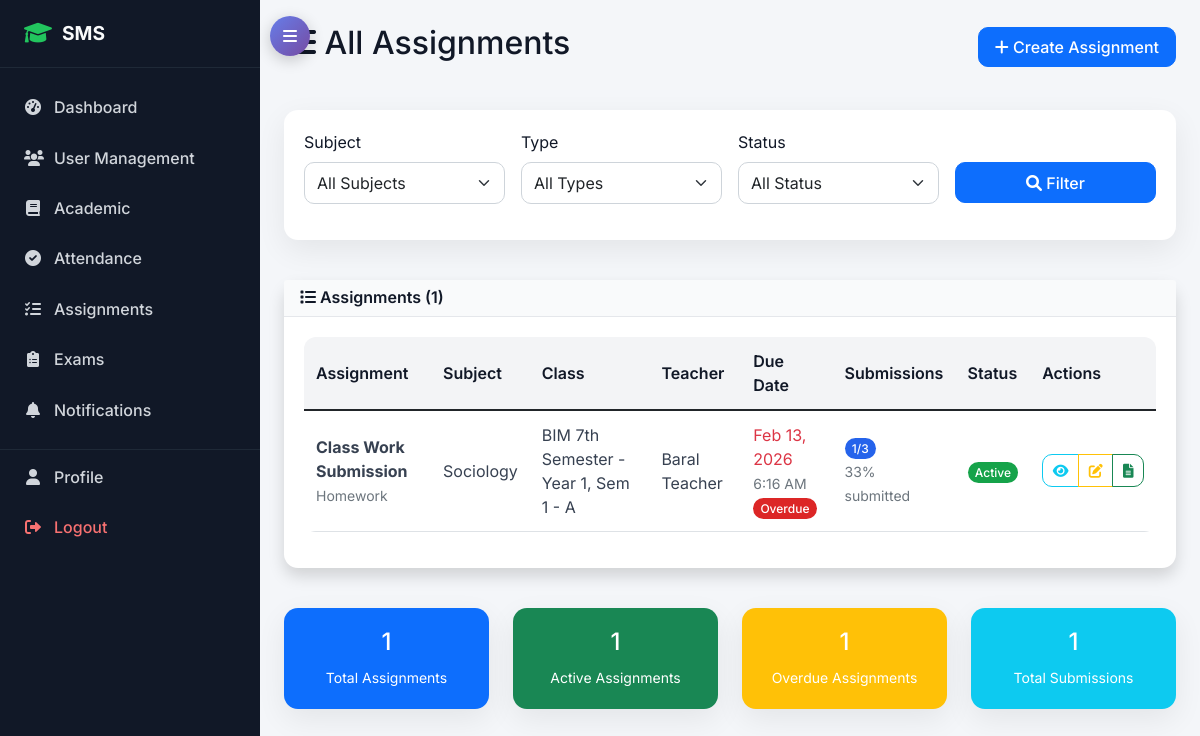
Screenshot of /academic/assignments/ (signed in) with the database file from the repository.
### academic/models.py (models this page shows, shortened)
class Assignment(models.Model):
    ASSIGNMENT_TYPES = (
        ('homework', 'Homework'),
        ('project', 'Project'),
        ('lab', 'Lab Work'),
        ('presentation', 'Presentation'),
        ('quiz', 'Quiz'),
    )
    title = models.CharField(max_length=200)
    description = models.TextField()
    assignment_type = models.CharField(max_length=20, choices=ASSIGNMENT_TYPES, default='homework')
    subject = models.ForeignKey(Subject, on_delete=models.CASCADE)
    class_assigned = models.ForeignKey(Class, on_delete=models.CASCADE)
    teacher = models.ForeignKey(TeacherProfile, on_delete=models.CASCADE)
    assigned_date = models.DateTimeField(auto_now_add=True)
    due_date = models.DateTimeField()
    max_marks = models.PositiveIntegerField(default=100)
    instructions = models.TextField(blank=True)
    attachment = models.FileField(upload_to='assignments/', blank=True, null=True)
    is_active = models.BooleanField(default=True)

class Subject(models.Model):
    name = models.CharField(max_length=100)
    code = models.CharField(max_length=20, unique=True)
    course = models.ForeignKey(Course, on_delete=models.CASCADE)
    semester = models.PositiveIntegerField()
    year = models.PositiveIntegerField()  # 1st year, 2nd year, etc.
    credits = models.PositiveIntegerField(default=3)
    description = models.TextField(blank=True)
    class Meta:
        unique_together = ['code', 'course']

class Class(models.Model):
    name = models.CharField(max_length=50)
    course = models.ForeignKey(Course, on_delete=models.CASCADE)
    year = models.PositiveIntegerField()  # 1st year, 2nd year, etc.
    semester = models.PositiveIntegerField()
    section = models.CharField(max_length=10)
    academic_year = models.ForeignKey(AcademicYear, on_delete=models.CASCADE)
    class_teacher = models.ForeignKey(TeacherProfile, on_delete=models.SET_NULL, null=True, blank=True, related_name='class_teacher_for')
    class Meta:
        unique_together = ['course', 'year', 'semester', 'section', 'academic_year']

### accounts/models.py (models this page shows, shortened)
class TeacherProfile(models.Model):
    user = models.OneToOneField(User, on_delete=models.CASCADE, related_name='teacher_profile')
    employee_id = models.CharField(max_length=20, unique=True)
    qualification = models.CharField(max_length=200)
    experience_years = models.PositiveIntegerField(default=0)
    specialization = models.CharField(max_length=100)
    joining_date = models.DateField()

class User(AbstractUser):
    USER_TYPE_CHOICES = (
        ('admin', 'Admin'),
        ('student', 'Student'),
        ('teacher', 'Teacher'),
        ('parent', 'Parent'),
    )
    user_type = models.CharField(max_length=10, choices=USER_TYPE_CHOICES)
    phone_regex = RegexValidator(regex=r'^\+?1?\d{9,15}$', message="Phone number must be entered in the format: '+999999999'. Up to 15 digits allowed.")
    phone_number = models.CharField(validators=[phone_regex], max_length=17, blank=True)
    address = models.TextField(blank=True)
    date_of_birth = models.DateField(null=True, blank=True)
    profile_picture = models.ImageField(upload_to='profile_pics/', blank=True, null=True)
    is_active = models.BooleanField(default=True)
    created_at = models.DateTimeField(auto_now_add=True)
    updated_at = models.DateTimeField(auto_now=True)

### academic/views.py (the view)
# urls.py: path('assignments/', views.assignment_list, name='assignment_list'),
@login_required
@user_passes_test(is_teacher_or_admin)
def assignment_list(request):
    from django.utils import timezone
    from django.db.models import Q
    today = timezone.now()
    assignments = Assignment.objects.select_related(
        'subject', 'class_assigned', 'teacher__user'
    ).annotate(
        submission_count=Count('assignmentsubmission')
    )
    if request.user.user_type == 'teacher':
        assignments = assignments.filter(teacher=request.user.teacher_profile)
    subject_filter = request.GET.get('subject')
    type_filter = request.GET.get('assignment_type')
    status_filter = request.GET.get('status')
    if subject_filter:
        assignments = assignments.filter(subject_id=subject_filter)
    if type_filter:
        assignments = assignments.filter(assignment_type=type_filter)
    if status_filter:
        if status_filter == 'active':
            assignments = assignments.filter(is_active=True)
        elif status_filter == 'inactive':
            assignments = assignments.filter(is_active=False)
    assignments = assignments.order_by('-assigned_date', 'due_date')
    if request.user.user_type == 'teacher':
        teacher_assignments = TeacherSubjectAssignment.objects.filter(teacher=request.user.teacher_profile)
        subjects = Subject.objects.filter(id__in=teacher_assignments.values_list('subject_id', flat=True))
    else:
        subjects = Subject.objects.all()
    active_count = assignments.filter(is_active=True).count()
    overdue_count = assignments.filter(due_date__lt=today, is_active=True).count()
    total_submissions = sum(assignment.submission_count for assignment in assignments)
    context = {
        'assignments': assignments,
        'subjects': subjects,
        'subject_filter': subject_filter,
        'type_filter': type_filter,
        'status_filter': status_filter,
        'active_count': active_count,
        'overdue_count': overdue_count,
        'total_submissions': total_submissions,
        'today': today,
        'can_create': request.user.user_type in ['admin', 'teacher']
    }
    return render(request, 'academic/assignment_list.html', context)

### academic/views.py (called while the page is built)
def is_teacher_or_admin(user):
    return user.is_authenticated and user.user_type in ['admin', 'teacher']

### templates/academic/assignment_list.html (shortened to what this page needs)
{% extends 'base.html' %}
{% block content %}
<div class="row">
    <div class="col-12">
        <div class="d-flex justify-content-between align-items-center mb-4">
            <h2><i class="fas fa-tasks"></i>
                {% if user.user_type == 'teacher' %}My Assignments{% else %}All Assignments{% endif %}
            </h2>
            {% if user.user_type == 'teacher' or user.user_type == 'admin' %}
            <a href="{% url 'academic:create_assignment' %}" class="btn btn-primary">
                <i class="fas fa-plus"></i> Create Assignment
            </a>
            {% endif %}
        </div>
    </div>
</div>
<div class="row mb-4">
    <div class="col-12">
        <div class="card">
            <div class="card-body">
                <form method="get" class="row g-3">
                    <div class="col-md-3">
                        <label for="subject" class="form-label">Subject</label>
                        <select name="subject" id="subject" class="form-select">
                            <option value="">All Subjects</option>
                        </select>
                    </div>
                    <div class="col-md-3">
                        <label for="assignment_type" class="form-label">Type</label>
                        <select name="assignment_type" id="assignment_type" class="form-select">
                            <option value="">All Types</option>
                        </select>
                    </div>
                    <div class="col-md-3">
                        <label for="status" class="form-label">Status</label>
                        <select name="status" id="status" class="form-select">
                            <option value="">All Status</option>
                        </select>
                    </div>
                    <div class="col-md-3">
                        <label class="form-label">&nbsp;</label>
                        <div class="d-grid">
                            <button type="submit" class="btn btn-primary">
                                <i class="fas fa-search"></i> Filter
                            </button>
                        </div>
                    </div>
                </form>
            </div>
        </div>
    </div>
</div>
<div class="row">
    <div class="col-12">
        <div class="card shadow">
            <div class="card-header bg-primary text-white">
                <h6 class="m-0"><i class="fas fa-list"></i> Assignments ({{ assignments.count }})</h6>
            </div>
            <div class="card-body">
                {% if assignments %}
                <div class="table-responsive">
                    <table class="table table-hover">
                        <thead>
                            <tr>
                                <th>Assignment</th>
                                <th>Subject</th>
                                <th>Class</th>
                                {% if user.user_type == 'admin' %}
                                <th>Teacher</th>
                                {% endif %}
                                <th>Due Date</th>
                                <th>Submissions</th>
                                <th>Status</th>
                                <th>Actions</th>
                            </tr>
                        </thead>
                        <tbody>
                            {% for assignment in assignments %}
                            <tr>
                                <td>
                                    <div>
                                        <strong>{{ assignment.title }}</strong>
                                        <br><small class="text-muted">{{ assignment.assignment_type|title }}</small>
                                    </div>
                                </td>
                                <td>{{ assignment.subject.name }}</td>
                                <td>{{ assignment.class_assigned.name }}</td>
                                {% if user.user_type == 'admin' %}
                                <td>{{ assignment.teacher.user.get_full_name|default:assignment.teacher.user.username }}</td>
                                {% endif %}
                                <td>
                                    <span class="{% if assignment.due_date < today %}text-danger{% else %}text-info{% endif %}">
                                        {{ assignment.due_date|date:"M d, Y" }}
                                    </span>
                                    <br><small class="text-muted">{{ assignment.due_date|date:"g:i A" }}</small>
                                    {% if assignment.due_date < today %}
                                        <br><span class="badge bg-danger">Overdue</span>
                                    {% endif %}
                                </td>
                                <td>
                                    {% with total_students=assignment.class_assigned.studentenrollment_set.count %}
                                        {% with submitted=assignment.assignmentsubmission_set.count %}
                                        <span class="badge bg-primary">{{ submitted }}/{{ total_students }}</span>
                                        <br><small class="text-muted">
                                            {% if total_students > 0 %}
                                                {% widthratio submitted total_students 100 %}% submitted
                                            {% else %}
                                                No students
                                            {% endif %}
                                        </small>
                                        {% endwith %}
                                    {% endwith %}
                                </td>
                                <td>
                                    {% if assignment.is_active %}
                                        <span class="badge bg-success">Active</span>
                                    {% else %}
                                        <span class="badge bg-secondary">Inactive</span>
                                    {% endif %}
                                </td>
                                <td>
                                    <div class="btn-group" role="group">
                                        <a href="{% url 'academic:assignment_detail' assignment.id %}" class="btn btn-sm btn-outline-info" title="View Details">
                                            <i class="fas fa-eye"></i>
                                        </a>
                                        {% if user.user_type == 'teacher' and assignment.teacher == user.teacher_profile or user.user_type == 'admin' %}
                                        <a href="{% url 'academic:edit_assignment' assignment.id %}" class="btn btn-sm btn-outline-warning" title="Edit">
                                            <i class="fas fa-edit"></i>
                                        </a>
                                        <a href="{% url 'academic:assignment_submissions' assignment.id %}" class="btn btn-sm btn-outline-success" title="Submissions">
                                            <i class="fas fa-file-alt"></i>
                                        </a>
                                        {% endif %}
                                    </div>
                                </td>
                            </tr>
                            {% endfor %}
                        </tbody>
                    </table>
                </div>
                {% endif %}
            </div>
        </div>
    </div>
</div>
{% if assignments %}
<div class="row mt-4">
    <div class="col-md-3">
        <div class="card bg-primary text-white">
            <div class="card-body text-center">
                <h4>{{ assignments.count }}</h4>
                <small>Total Assignments</small>
            </div>
        </div>
    </div>
    <div class="col-md-3">
        <div class="card bg-success text-white">
            <div class="card-body text-center">
                <h4>{{ active_count }}</h4>
                <small>Active Assignments</small>
            </div>
        </div>
    </div>
    <div class="col-md-3">
        <div class="card bg-warning text-white">
            <div class="card-body text-center">
                <h4>{{ overdue_count }}</h4>
                <small>Overdue Assignments</small>
            </div>
        </div>
    </div>
    <div class="col-md-3">
        <div class="card bg-info text-white">
            <div class="card-body text-center">
                <h4>{{ total_submissions }}</h4>
                <small>Total Submissions</small>
            </div>
        </div>
    </div>
</div>
{% endif %}
{% endblock %}

### rows the page displays
Assignment: title "Class Work Submission", assignment_type "Homework", subject.name "Sociology", class_assigned.name "BIM 7th Semester - Year 1, Sem 1 - A", teacher.user.get_full_name "Baral Teacher", due_date "Feb 13, 2026", due_date "6:16 AM", shows "Overdue", assignmentsubmission_set.count "1", class_assigned.studentenrollment_set.count "3", widthratio "33", shows "Active"

### other values shown
{{ assignments.count }} "1"
{{ active_count }} "1"
{{ overdue_count }} "1"
{{ total_submissions }} "1"
